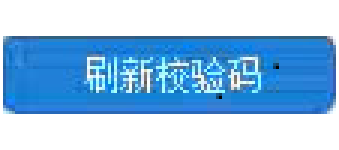
#> input picture refresh.png, 113 x 50 px (shown 3 times larger); the run also reads 2 pictures not shown here
$ python get_target.py
#> lines starting #> are read from the running program, lines starting #| are printed output that depends on the picture; after the words box and inside, x2 and y2 are one past the last pixel; in counts of white or black regions, pixels touching at a corner belong together
import cv2
import pickle

'''
refresh :  0
confirm :  1
lowestprice : 2
time :  3
'''

def get_target(filename):
#> called with filename = 'refresh.png'
    return cv2.imread(filename,0)  ##灰度模式打开
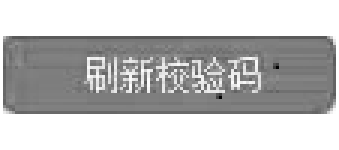
#> returned value: shape (50, 113) (shown 3 times larger); min 0, max 255, mean 192.3


refresh = get_target('refresh.png')
confirm = get_target('confirm.bmp')
#> call 2 of get_target, with filename = 'confirm.bmp'
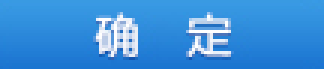
#> input picture confirm.bmp, 108 x 23 px (shown 3 times larger)
#> in get_target (call 2), `return cv2.imread(filename,0)`:
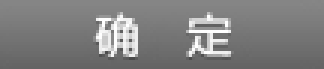
#> returned value: shape (23, 108) (shown 3 times larger); min 74, max 255, mean 128
lowestprice = get_target('lowestprice.bmp')
time = get_target('time.bmp')
firstprice = get_target('firstprice.png')
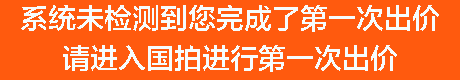
#> input picture firstprice.png, 460 x 80 px
#> in get_target (call 5), `return cv2.imread(filename,0)`:
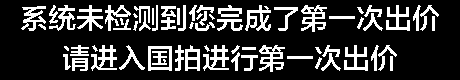
#> returned value: shape (80, 460); values 130 (black) and 250 (white), 20.6% white; 66 white regions (8 under 20 px), largest, box (x1, y1, x2, y2) and area: (301, 5, 327, 32) 347, (259, 45, 285, 72) 347, (245, 5, 271, 31) 320
firstprice_moni = get_target('firstprice_moni.png')

target = [refresh, confirm, lowestprice, time, firstprice, firstprice_moni]


with  open("target.tkl", 'wb') as t:
    pickle.dump(target, t)
